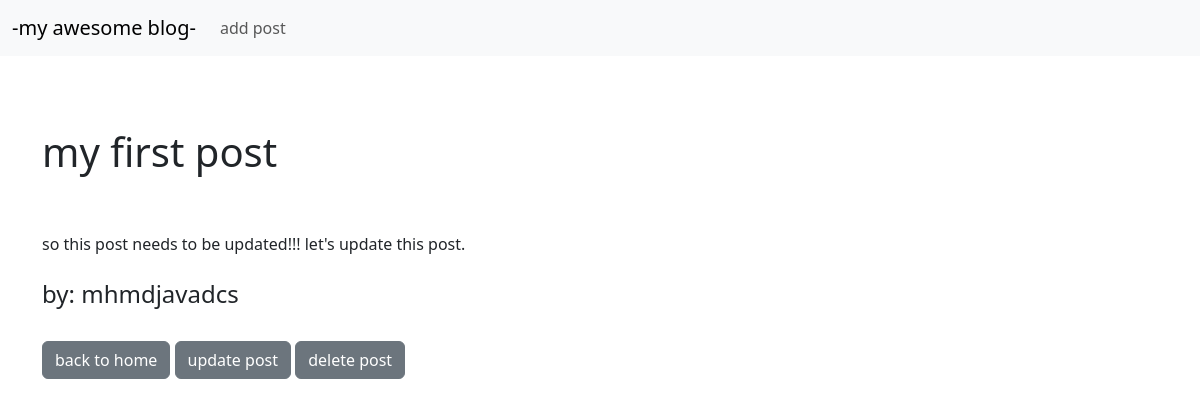
/post/1, run on the app's committed database.
### app/models.py (models this page shows, shortened)
class Post(models.Model):
    title = models.CharField(max_length=255)
    author = models.ForeignKey(User, on_delete=models.CASCADE)
    body = models.TextField()

### app/views.py (the view)
# urls.py: path('post/<int:pk>', PostDetail.as_view(), name='post_detail'),
class PostDetail(DetailView):
    model = Post
    template_name = 'post_detail.html'

### app/templates/post_detail.html (shortened to what this page needs)
{% extends 'base.html' %}
{% block base %}
    <div class="container">
        <br/>
        <br/>
        <br/>
        <h1>{{post.title}}</h1>
        <br/>
        <br/>
        {{post.body}}
        <br>
        <br/>
        <h4>by: {{post.author}}</h4>
        <br/>
        <a href={% url 'home_page' %} class="btn btn-secondary"> back to home </a>
        <a href={% url 'update_post' post.pk %} class="btn btn-secondary">
            update post
        </a>
        <a href={% url 'delete_post' post.pk %} class="btn btn-secondary" >
            delete post
        </a>
    </div>
{% endblock base %}

### data on the page
Post: title "my first post", body "so this post needs to be updated!!! let's update this post.", author "mhmdjavadcs"
